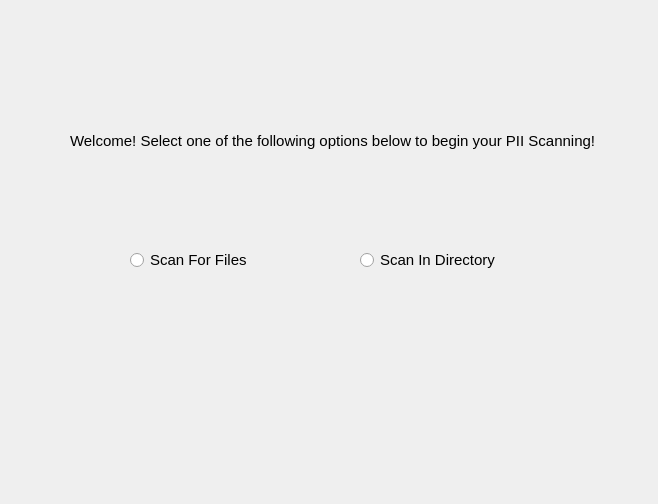
<?xml version="1.0" encoding="UTF-8"?>
<ui version="4.0">
 <class>Form</class>
 <widget class="QWidget" name="Form">
  <property name="geometry">
   <rect>
    <x>0</x>
    <y>0</y>
    <width>658</width>
    <height>504</height>
   </rect>
  </property>
  <property name="windowTitle">
   <string>Form</string>
  </property>
  <widget class="QStackedWidget" name="stackedWidget">
   <property name="geometry">
    <rect>
     <x>0</x>
     <y>30</y>
     <width>651</width>
     <height>451</height>
    </rect>
   </property>
   <property name="font">
    <font>
     <pointsize>11</pointsize>
    </font>
   </property>
   <property name="currentIndex">
    <number>0</number>
   </property>
   <widget class="QWidget" name="WelcomeScreenPanel">
    <widget class="QRadioButton" name="ScanFilesButton">
     <property name="geometry">
      <rect>
       <x>130</x>
       <y>220</y>
       <width>161</width>
       <height>20</height>
      </rect>
     </property>
     <property name="text">
      <string>Scan For Files</string>
     </property>
    </widget>
    <widget class="QRadioButton" name="ScanDirectoryButton">
     <property name="geometry">
      <rect>
       <x>360</x>
       <y>220</y>
       <width>161</width>
       <height>20</height>
      </rect>
     </property>
     <property name="text">
      <string>Scan In Directory</string>
     </property>
    </widget>
    <widget class="QLabel" name="label_4">
     <property name="geometry">
      <rect>
       <x>70</x>
       <y>60</y>
       <width>541</width>
       <height>101</height>
      </rect>
     </property>
     <property name="text">
      <string>Welcome! Select one of the following options below to begin your PII Scanning!</string>
     </property>
    </widget>
   </widget>
   <widget class="QWidget" name="FileDirectoriesPanel">
    <widget class="QLineEdit" name="DirectoryLineEdit">
     <property name="geometry">
      <rect>
       <x>120</x>
       <y>60</y>
       <width>311</width>
       <height>22</height>
      </rect>
     </property>
     <property name="font">
      <font>
       <pointsize>11</pointsize>
      </font>
     </property>
     <property name="placeholderText">
      <string>Directory....</string>
     </property>
    </widget>
    <widget class="QPushButton" name="DirectoriesBrowseButton">
     <property name="geometry">
      <rect>
       <x>450</x>
       <y>60</y>
       <width>75</width>
       <height>24</height>
      </rect>
     </property>
     <property name="font">
      <font>
       <pointsize>11</pointsize>
      </font>
     </property>
     <property name="text">
      <string>Browse</string>
     </property>
    </widget>
    <widget class="QPushButton" name="DirectoryScanNowButton">
     <property name="geometry">
      <rect>
       <x>240</x>
       <y>410</y>
       <width>141</width>
       <height>41</height>
      </rect>
     </property>
     <property name="font">
      <font>
       <pointsize>12</pointsize>
      </font>
     </property>
     <property name="text">
      <string>Scan Now</string>
     </property>
    </widget>
    <widget class="QPushButton" name="DirectoriesMainMenuButton">
     <property name="geometry">
      <rect>
       <x>10</x>
       <y>410</y>
       <width>161</width>
       <height>41</height>
      </rect>
     </property>
     <property name="font">
      <font>
       <pointsize>12</pointsize>
      </font>
     </property>
     <property name="text">
      <string>Back To Main Menu</string>
     </property>
    </widget>
   </widget>
   <widget class="QWidget" name="FilesPanel">
    <widget class="QLabel" name="label_5">
     <property name="geometry">
      <rect>
       <x>250</x>
       <y>80</y>
       <width>141</width>
       <height>41</height>
      </rect>
     </property>
     <property name="font">
      <font>
       <pointsize>11</pointsize>
      </font>
     </property>
     <property name="text">
      <string>Search Intensity</string>
     </property>
    </widget>
    <widget class="QLineEdit" name="FileLineEdit">
     <property name="geometry">
      <rect>
       <x>100</x>
       <y>40</y>
       <width>311</width>
       <height>22</height>
      </rect>
     </property>
     <property name="font">
      <font>
       <pointsize>11</pointsize>
      </font>
     </property>
     <property name="placeholderText">
      <string>File....</string>
     </property>
    </widget>
    <widget class="QPushButton" name="FileBrowseButton">
     <property name="geometry">
      <rect>
       <x>440</x>
       <y>40</y>
       <width>75</width>
       <height>24</height>
      </rect>
     </property>
     <property name="font">
      <font>
       <pointsize>11</pointsize>
      </font>
     </property>
     <property name="text">
      <string>Browse</string>
     </property>
    </widget>
    <widget class="QPushButton" name="FileScanNowButton">
     <property name="geometry">
      <rect>
       <x>250</x>
       <y>390</y>
       <width>141</width>
       <height>41</height>
      </rect>
     </property>
     <property name="font">
      <font>
       <pointsize>12</pointsize>
      </font>
     </property>
     <property name="text">
      <string>Scan Now</string>
     </property>
    </widget>
    <widget class="QPushButton" name="FileMainMenuButton">
     <property name="geometry">
      <rect>
       <x>10</x>
       <y>390</y>
       <width>161</width>
       <height>41</height>
      </rect>
     </property>
     <property name="font">
      <font>
       <pointsize>12</pointsize>
      </font>
     </property>
     <property name="text">
      <string>Back To Main Menu</string>
     </property>
    </widget>
   </widget>
   <widget class="QWidget" name="ScanningPanel">
    <widget class="QLabel" name="label_2">
     <property name="geometry">
      <rect>
       <x>250</x>
       <y>70</y>
       <width>131</width>
       <height>51</height>
      </rect>
     </property>
     <property name="font">
      <font>
       <pointsize>20</pointsize>
      </font>
     </property>
     <property name="text">
      <string>Scanning...</string>
     </property>
    </widget>
    <widget class="QProgressBar" name="ProgressBar">
     <property name="geometry">
      <rect>
       <x>200</x>
       <y>290</y>
       <width>251</width>
       <height>23</height>
      </rect>
     </property>
     <property name="font">
      <font>
       <pointsize>15</pointsize>
      </font>
     </property>
     <property name="value">
      <number>24</number>
     </property>
    </widget>
   </widget>
   <widget class="QWidget" name="ResultsScreen">
    <widget class="QLabel" name="label_3">
     <property name="geometry">
      <rect>
       <x>270</x>
       <y>30</y>
       <width>81</width>
       <height>41</height>
      </rect>
     </property>
     <property name="font">
      <font>
       <pointsize>18</pointsize>
      </font>
     </property>
     <property name="text">
      <string>Results</string>
     </property>
    </widget>
    <widget class="QTextBrowser" name="FileResults">
     <property name="geometry">
      <rect>
       <x>100</x>
       <y>90</y>
       <width>441</width>
       <height>291</height>
      </rect>
     </property>
    </widget>
    <widget class="QPushButton" name="ResultsMainMenuButton">
     <property name="geometry">
      <rect>
       <x>240</x>
       <y>390</y>
       <width>161</width>
       <height>41</height>
      </rect>
     </property>
     <property name="font">
      <font>
       <pointsize>12</pointsize>
      </font>
     </property>
     <property name="text">
      <string>Back To Main Menu</string>
     </property>
    </widget>
   </widget>
  </widget>
 </widget>
 <resources/>
 <connections/>
</ui>
